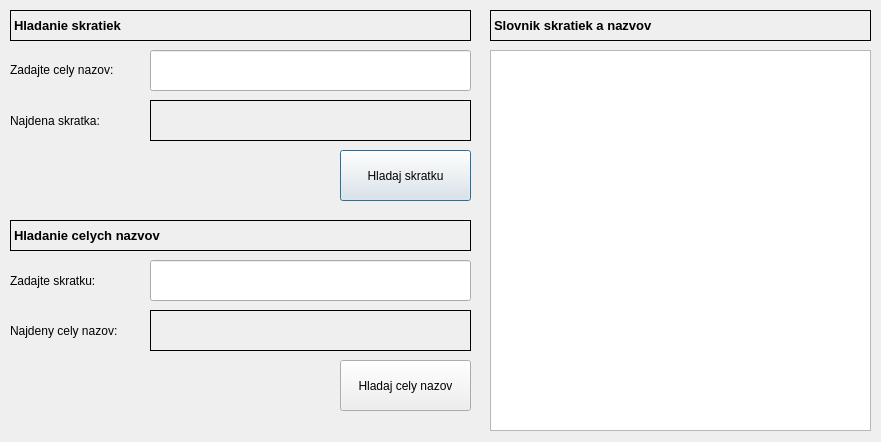
<?xml version="1.0" encoding="UTF-8"?>
<ui version="4.0">
 <class>Dialog</class>
 <widget class="QDialog" name="Dialog">
  <property name="geometry">
   <rect>
    <x>0</x>
    <y>0</y>
    <width>881</width>
    <height>442</height>
   </rect>
  </property>
  <property name="windowTitle">
   <string>Prepis textu</string>
  </property>
  <widget class="QLabel" name="label">
   <property name="geometry">
    <rect>
     <x>10</x>
     <y>10</y>
     <width>461</width>
     <height>31</height>
    </rect>
   </property>
   <property name="font">
    <font>
     <pointsize>10</pointsize>
     <weight>75</weight>
     <bold>true</bold>
    </font>
   </property>
   <property name="frameShape">
    <enum>QFrame::Box</enum>
   </property>
   <property name="text">
    <string>Hladanie skratiek</string>
   </property>
  </widget>
  <widget class="QLabel" name="label_2">
   <property name="geometry">
    <rect>
     <x>10</x>
     <y>220</y>
     <width>461</width>
     <height>31</height>
    </rect>
   </property>
   <property name="font">
    <font>
     <pointsize>10</pointsize>
     <weight>75</weight>
     <bold>true</bold>
    </font>
   </property>
   <property name="frameShape">
    <enum>QFrame::Box</enum>
   </property>
   <property name="text">
    <string>Hladanie celych nazvov</string>
   </property>
  </widget>
  <widget class="QLabel" name="label_3">
   <property name="geometry">
    <rect>
     <x>10</x>
     <y>60</y>
     <width>141</width>
     <height>20</height>
    </rect>
   </property>
   <property name="font">
    <font>
     <pointsize>9</pointsize>
    </font>
   </property>
   <property name="text">
    <string>Zadajte cely nazov:</string>
   </property>
  </widget>
  <widget class="QLineEdit" name="vstup_cely_nazov">
   <property name="geometry">
    <rect>
     <x>150</x>
     <y>50</y>
     <width>321</width>
     <height>41</height>
    </rect>
   </property>
   <property name="font">
    <font>
     <pointsize>9</pointsize>
    </font>
   </property>
  </widget>
  <widget class="QLabel" name="label_4">
   <property name="geometry">
    <rect>
     <x>10</x>
     <y>270</y>
     <width>121</width>
     <height>21</height>
    </rect>
   </property>
   <property name="font">
    <font>
     <pointsize>9</pointsize>
    </font>
   </property>
   <property name="text">
    <string>Zadajte skratku:</string>
   </property>
  </widget>
  <widget class="QLabel" name="label_5">
   <property name="geometry">
    <rect>
     <x>10</x>
     <y>110</y>
     <width>131</width>
     <height>21</height>
    </rect>
   </property>
   <property name="font">
    <font>
     <pointsize>9</pointsize>
    </font>
   </property>
   <property name="text">
    <string>Najdena skratka:</string>
   </property>
  </widget>
  <widget class="QLineEdit" name="vstup_skratka">
   <property name="geometry">
    <rect>
     <x>150</x>
     <y>260</y>
     <width>321</width>
     <height>41</height>
    </rect>
   </property>
  </widget>
  <widget class="QLabel" name="label_6">
   <property name="geometry">
    <rect>
     <x>10</x>
     <y>320</y>
     <width>141</width>
     <height>21</height>
    </rect>
   </property>
   <property name="font">
    <font>
     <pointsize>9</pointsize>
    </font>
   </property>
   <property name="text">
    <string>Najdeny cely nazov:</string>
   </property>
  </widget>
  <widget class="QLabel" name="najdena_skratka">
   <property name="geometry">
    <rect>
     <x>150</x>
     <y>100</y>
     <width>321</width>
     <height>41</height>
    </rect>
   </property>
   <property name="font">
    <font>
     <pointsize>9</pointsize>
    </font>
   </property>
   <property name="frameShape">
    <enum>QFrame::Box</enum>
   </property>
   <property name="text">
    <string/>
   </property>
  </widget>
  <widget class="QLabel" name="najdeny_cely_nazov">
   <property name="geometry">
    <rect>
     <x>150</x>
     <y>310</y>
     <width>321</width>
     <height>41</height>
    </rect>
   </property>
   <property name="font">
    <font>
     <pointsize>9</pointsize>
    </font>
   </property>
   <property name="frameShape">
    <enum>QFrame::Box</enum>
   </property>
   <property name="text">
    <string/>
   </property>
  </widget>
  <widget class="QPushButton" name="hladaj_skratku">
   <property name="geometry">
    <rect>
     <x>340</x>
     <y>150</y>
     <width>131</width>
     <height>51</height>
    </rect>
   </property>
   <property name="text">
    <string>Hladaj skratku</string>
   </property>
  </widget>
  <widget class="QPushButton" name="hladaj_cely_nazov">
   <property name="geometry">
    <rect>
     <x>340</x>
     <y>360</y>
     <width>131</width>
     <height>51</height>
    </rect>
   </property>
   <property name="text">
    <string>Hladaj cely nazov</string>
   </property>
  </widget>
  <widget class="QLabel" name="label_7">
   <property name="geometry">
    <rect>
     <x>490</x>
     <y>10</y>
     <width>381</width>
     <height>31</height>
    </rect>
   </property>
   <property name="font">
    <font>
     <pointsize>10</pointsize>
     <weight>75</weight>
     <bold>true</bold>
    </font>
   </property>
   <property name="frameShape">
    <enum>QFrame::Box</enum>
   </property>
   <property name="text">
    <string>Slovnik skratiek a nazvov</string>
   </property>
  </widget>
  <widget class="QListWidget" name="slovnik">
   <property name="geometry">
    <rect>
     <x>490</x>
     <y>50</y>
     <width>381</width>
     <height>381</height>
    </rect>
   </property>
  </widget>
 </widget>
 <resources/>
 <connections/>
</ui>
